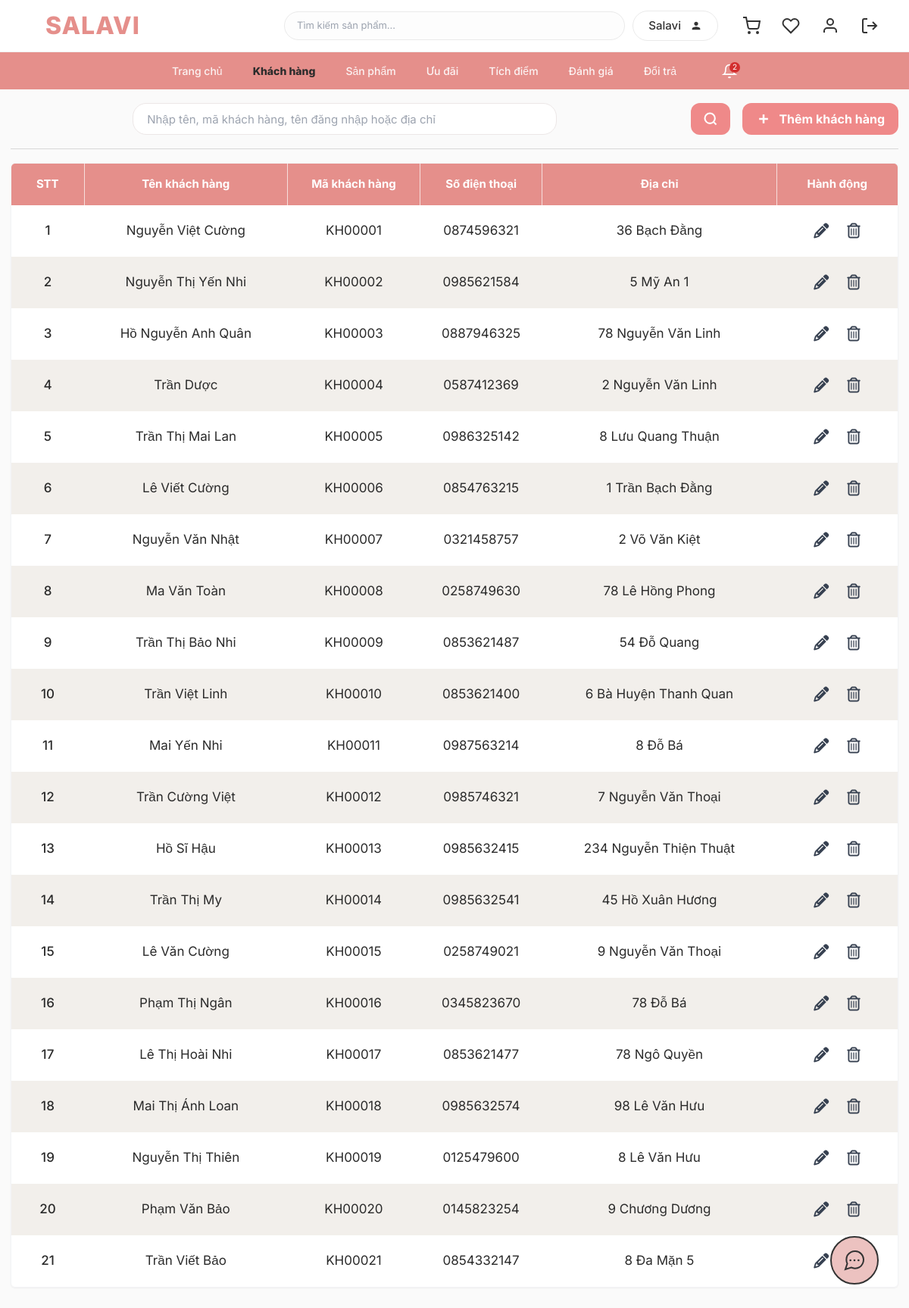
Page /accounts/customers/ on the committed database.
### accounts/models.py (models this page shows, shortened)
class KhachHang(models.Model):
    MaKH = models.CharField(max_length=10, primary_key=True)
    user = models.OneToOneField(User, on_delete=models.CASCADE)
    HoTen = models.CharField(max_length=50)
    DiaChi = models.CharField(max_length=200)

### accounts/views.py (the view)
# urls.py: path('customers/', views.customer_list_view, name='customer_list'),
def customer_list_view(request):
    query = request.GET.get('q', '').strip()
    context = _get_customer_table_data(query)
    return render(request, 'accounts/customer/customer_list.html', context)

### accounts/views.py (called while the page is built, shortened)
def _get_customer_table_data(query=''):
    customer_queryset = KhachHang.objects.select_related('user').order_by('MaKH')
    customers = [
        {
            'stt': index,
            'name': customer.HoTen,
            'code': customer.MaKH,
            'phone': customer.user.username,
            'address': customer.DiaChi,
        }
        for index, customer in enumerate(customer_queryset, start=1)
    ]
    return {
        'customers': customers,
        'query': query,
    }

### accounts/templates/accounts/customer/customer_list.html (shortened to what this page needs)
{% extends 'base.html' %}
{% load static %}
{% block content %}
<div class="customer-container">
    <div class="search-filter-bar">
        <form method="get" class="customer-search-form">
            <div class="filter-input-wrapper">
                <input type="text" name="q" value="{{ query }}" placeholder="Nhập tên, mã khách hàng, tên đăng nhập hoặc địa chỉ">
            </div>
            <button type="submit" class="search-btn-icon" aria-label="Tìm kiếm khách hàng">
                <svg width="20" height="20" viewBox="0 0 24 24" fill="none" stroke="white" stroke-width="2.5">
                    <circle cx="11" cy="11" r="8"></circle>
                    <line x1="21" y1="21" x2="16.65" y2="16.65"></line>
                </svg>
            </button>
        </form>
        <a href="{% url 'accounts:customer_create' %}" class="add-customer-btn">
            <svg width="20" height="20" viewBox="0 0 24 24" fill="none" stroke="currentColor" stroke-width="3">
                <line x1="12" y1="5" x2="12" y2="19"></line>
                <line x1="5" y1="12" x2="19" y2="12"></line>
            </svg>
            Thêm khách hàng
        </a>
    </div>
    <div class="w-full shadow-sm overflow-hidden rounded-md border border-gray-100">
        <table class="w-full text-center border-collapse table-uudai">
            <thead class="bg-[#e58f8b] text-white">
                <tr>
                    <th class="py-4 font-bold text-[15px] w-24">STT</th>
                    <th class="py-4 font-bold text-[15px]">Tên khách hàng</th>
                    <th class="py-4 font-bold text-[15px]">Mã khách hàng</th>
                    <th class="py-4 font-bold text-[15px]">Số điện thoại</th>
                    <th class="py-4 font-bold text-[15px]">Địa chỉ</th>
                    <th class="py-4 font-bold text-[15px] w-40">Hành động</th>
                </tr>
            </thead>
            <tbody class="text-[#2b2b2b] text-[17px]">
                {% for customer in customers %}
                <tr class="hover:bg-[#fceeed] transition cursor-pointer group">
                    <td class="py-5 font-medium"><a class="row-link block" href="{% url 'accounts:customer_detail' customer.code %}">{{ customer.stt }}</a></td>
                    <td class="py-5"><a class="row-link block" href="{% url 'accounts:customer_detail' customer.code %}">{{ customer.name }}</a></td>
                    <td class="py-5"><a class="row-link block" href="{% url 'accounts:customer_detail' customer.code %}">{{ customer.code }}</a></td>
                    <td class="py-5"><a class="row-link block" href="{% url 'accounts:customer_detail' customer.code %}">{{ customer.phone }}</a></td>
                    <td class="py-5"><a class="row-link block" href="{% url 'accounts:customer_detail' customer.code %}">{{ customer.address }}</a></td>
                    <td class="py-5">
                        <div class="flex justify-center items-center gap-6 text-xl">
                            <a href="{% url 'accounts:customer_edit' customer.code %}" class="text-gray-700 hover:text-[#df8480] transition"><i class="fas fa-pencil-alt"></i></a>
                            <a href="{% url 'accounts:customer_delete' customer.code %}" class="text-gray-700 hover:text-red-500 transition"><i class="far fa-trash-alt"></i></a>
                        </div>
                    </td>
                </tr>
                {% endfor %}
            </tbody>
        </table>
    </div>
</div>
{% endblock %}

### static/css/style.css (style rules this page uses)
* { margin: 0; padding: 0; box-sizing: border-box; font-family: 'Inter', sans-serif; }
body { background: #fafafa; color: #333; }

### accounts/templates/accounts/customer/customer_list.html (style rules this page uses)
.customer-container { max-width: 1440px; margin: 0 auto; padding: 18px 14px 36px; }
.search-filter-bar { display: grid; grid-template-columns: minmax(0, 1fr) 52px auto; gap: 16px; align-items: center; margin: 0 0 18px; padding: 0 0 18px; border-bottom: 1px solid #d8d8d8; }
.customer-search-form { display: contents; }
.filter-input-wrapper { max-width: 560px; justify-self: center; width: 100%; }
.filter-input-wrapper input { width: 100%; height: 42px; padding: 0 18px; border: 1px solid #ece7e7; border-radius: 18px; background: #fff; outline: none; font-size: 15px; color: #555; transition: border-color 0.2s ease, box-shadow 0.2s ease, transform 0.2s ease; }
.search-btn-icon { width: 52px; height: 42px; border: none; border-radius: 12px; background: #ef8989; display: inline-flex; justify-content: center; align-items: center; cursor: pointer; transition: transform 0.2s ease, box-shadow 0.2s ease, background 0.2s ease; }
.add-customer-btn { justify-self: end; height: 42px; padding: 0 18px; border-radius: 12px; background: #ef8989; color: #fff; display: inline-flex; align-items: center; gap: 10px; font-weight: 700; text-decoration: none; transition: transform 0.2s ease, box-shadow 0.2s ease, background 0.2s ease; }
.table-uudai tbody tr:nth-child(even) { background-color: #f2efeb; }
.table-uudai tbody tr:nth-child(odd) { background-color: #ffffff; }
.table-uudai th:not(:last-child) { border-right: 1px solid rgba(255, 255, 255, 0.7); }
.row-link { display: block; color: inherit; text-decoration: none; }

### rows in the picture
KhachHang: name "Nguyễn Việt Cường", code "KH00001", address "36 Bạch Đằng"
KhachHang: name "Nguyễn Thị Yến Nhi", code "KH00002", address "5 Mỹ An 1"
KhachHang: name "Hồ Nguyễn Anh Quân", code "KH00003", address "78 Nguyễn Văn Linh"
KhachHang: name "Trần Dược", code "KH00004", address "2 Nguyễn Văn Linh"
KhachHang: name "Trần Thị Mai Lan", code "KH00005", address "8 Lưu Quang Thuận"
KhachHang: name "Lê Viết Cường", code "KH00006", address "1 Trần Bạch Đằng"
KhachHang: name "Nguyễn Văn Nhật", code "KH00007", address "2 Võ Văn Kiệt"
KhachHang: name "Ma Văn Toàn", code "KH00008", address "78 Lê Hồng Phong"
KhachHang: name "Trần Thị Bảo Nhi", code "KH00009", address "54 Đỗ Quang"
KhachHang: name "Trần Việt Linh", code "KH00010", address "6 Bà Huyện Thanh Quan"
KhachHang: name "Mai Yến Nhi", code "KH00011", address "8 Đỗ Bá"
KhachHang: name "Trần Cường Việt", code "KH00012", address "7 Nguyễn Văn Thoại"
KhachHang: name "Hồ Sĩ Hậu", code "KH00013", address "234 Nguyễn Thiện Thuật"
KhachHang: name "Trần Thị My", code "KH00014", address "45 Hồ Xuân Hương"
KhachHang: name "Lê Văn Cường", code "KH00015", address "9 Nguyễn Văn Thoại"
KhachHang: name "Phạm Thị Ngân", code "KH00016", address "78 Đỗ Bá"
KhachHang: name "Lê Thị Hoài Nhi", code "KH00017", address "78 Ngô Quyền"
KhachHang: name "Mai Thị Ánh Loan", code "KH00018", address "98 Lê Văn Hưu"
KhachHang: name "Nguyễn Thị Thiên", code "KH00019", address "8 Lê Văn Hưu"
KhachHang: name "Phạm Văn Bảo", code "KH00020", address "9 Chương Dương"
KhachHang: name "Trần Viết Bảo", code "KH00021", address "8 Đa Mặn 5"

### other values in the picture
{{ nav_notifications_count }} "2"
{{ customer.stt }} "1" "2" "3" "4" "5" "6" "7" "8" "9" "10" "11" "12" "13" "14" "15" "16" "17" "18" "19" "20" "21"
{{ customer.phone }} "0874596321" "0985621584" "0887946325" "0587412369" "0986325142" "0854763215" "0321458757" "0258749630" "0853621487" "0853621400" "0987563214" "0985746321" "0985632415" "0985632541" "0258749021" "0345823670" "0853621477" "0985632574" "0125479600" "0145823254" "0854332147"
